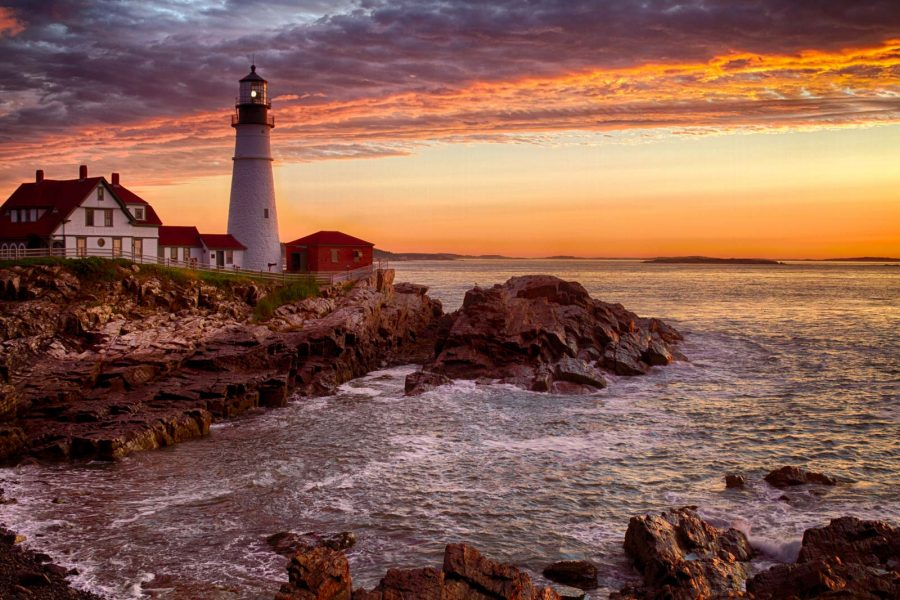
%> input picture img_source/5.jpg, 900 x 600 px
$ octave HW3lecture.m   (GNU Octave 9; MATLAB toolbox functions it lacks are replaced by stand-ins)
%> lines starting %> are read from the running program, lines starting %| are printed output that depends on the picture
im1 = imread('D:\Matlab-Digital-Image-Processing\img_source\5.jpg');
%> im1 is the input picture: size 600x900x3 uint8; mean R, G, B 134.8, 93.3, 78.6
im2 = imread('D:\Matlab-Digital-Image-Processing\img_source\7.jpg');
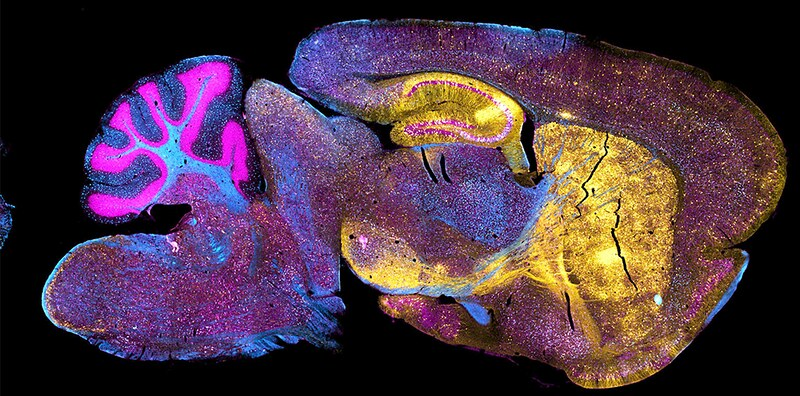
%> input picture img_source/7.jpg, 800 x 396 px
%> im2 is the input picture: size 396x800x3 uint8; mean R, G, B 76.7, 53.1, 68
H = fspecial('gaussian',[5,5]);
M1 = imfilter(im1,H,'replicate');
M2 = imfilter(im2,H,'replicate');
YCBCR1 = rgb2ycbcr(M1);
%> YCBCR1: size 600x900x3 uint8; mean of channels 1, 2, 3 105.3, 115.4, 147.3
YCBCR2 = rgb2ycbcr(M2);
%> YCBCR2: size 396x800x3 uint8; mean of channels 1, 2, 3 69.1, 131, 137.3
X1 = imfilter(YCBCR1(:,:,1),H,'replicate');
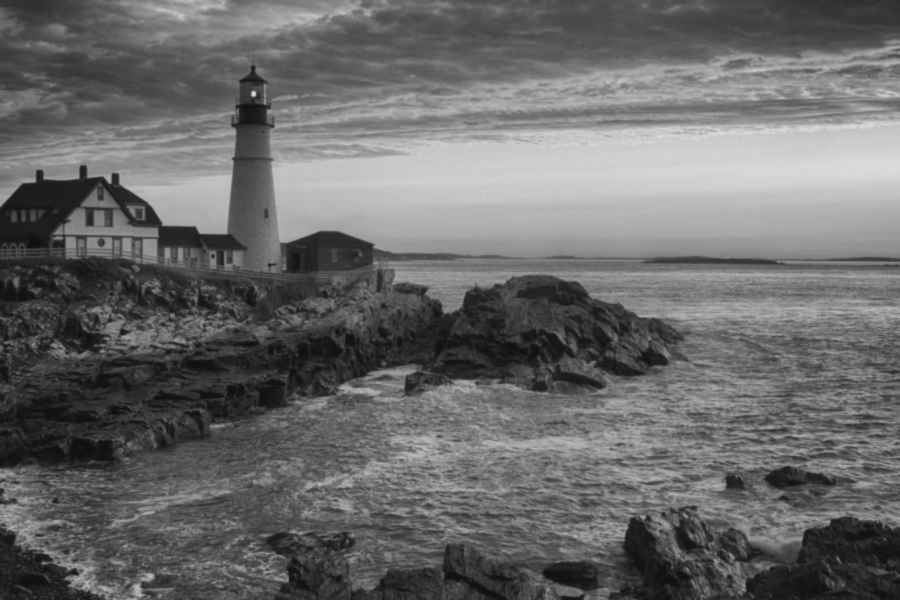
%> X1: size 600x900 uint8; min 16, max 220, mean 105.3
X2 = imfilter(YCBCR2(:,:,1),H,'replicate');
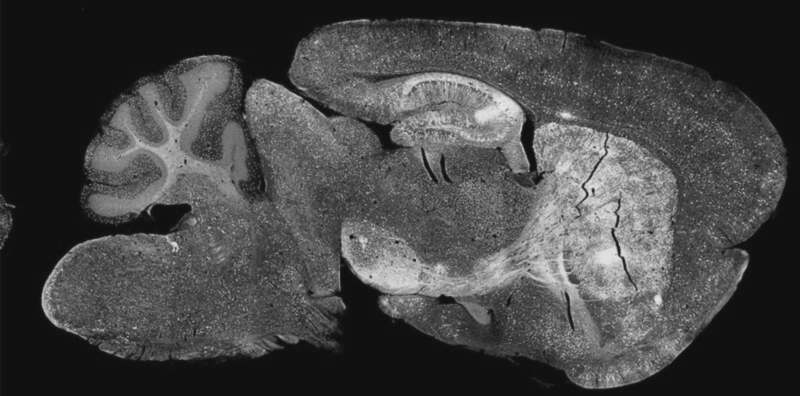
%> X2: size 396x800 uint8; min 16, max 231, mean 69.1
YCBCR1(:,:,1) = X1;
%> YCBCR1: size 600x900x3 uint8; mean of channels 1, 2, 3 105.3, 115.4, 147.3
YCBCR2(:,:,1) = X2;
%> YCBCR2: size 396x800x3 uint8; mean of channels 1, 2, 3 69.1, 131, 137.3
RGB1 = ycbcr2rgb(YCBCR1);
RGB2 = ycbcr2rgb(YCBCR2);
figure;
subplot(1,2,1),imshow(RGB1);
subplot(1,2,2),imshow(RGB2);
